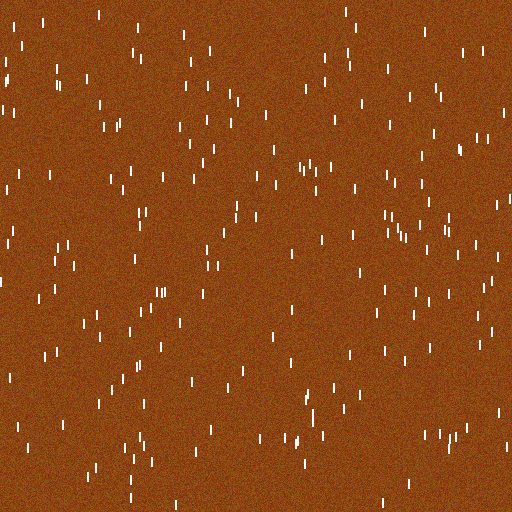
#> input picture sticks-spatial/compare_spec/staples_200_nt.png, 512 x 512 px
$ python compare.py
#> lines starting #> are read from the running program, lines starting #| are printed output that depends on the picture
import numpy as np
import cv2
from numpy.fft import fft2, fftshift, ifft2, ifftshift
import matplotlib.pyplot as plt

def apply_fourier_transform(image):
    f_transform = fft2(image)
    f_shift = fftshift(f_transform)
    magnitude_spectrum = 20 * np.log(np.abs(f_shift))
    return f_shift, magnitude_spectrum

def apply_high_pass_filter(f_shift, size):
    rows, cols = f_shift.shape
    crow, ccol = rows // 2, cols // 2
    mask = np.ones((rows, cols), np.uint8)
    mask[crow-size:crow+size, ccol-size:ccol+size] = 0
    f_shift_high_pass = f_shift * mask
    return f_shift_high_pass

def inverse_fourier_transform(f_shift_high_pass):
    f_ishift = ifftshift(f_shift_high_pass)
    img_back = ifft2(f_ishift)
    img_back = np.abs(img_back)
    return img_back

def count_staples(img_back):
    _, thresh = cv2.threshold(img_back, 127, 255, cv2.THRESH_BINARY)
    contours, _ = cv2.findContours(thresh.astype(np.uint8), cv2.RETR_EXTERNAL, cv2.CHAIN_APPROX_SIMPLE)
    return len(contours), thresh

def visualize_results(images, titles, output_filename):
    plt.figure(figsize=(15, 5))
    for i, (image, title) in enumerate(zip(images, titles)):
        plt.subplot(1, len(images), i+1), plt.imshow(image, cmap='gray'), plt.title(title)
        plt.axis('off')
    plt.suptitle(output_filename)  # Set the figure's super title to be the output filename
    plt.savefig(output_filename)  # Save the figure with the specified filename
    plt.close()  # Close the figure after saving to free memory

def experiment(image_path, output_filename):
    # Read the image
    image = cv2.imread(image_path, cv2.IMREAD_GRAYSCALE)

    # Fourier transform and magnitude spectrum
    f_shift, magnitude_spectrum = apply_fourier_transform(image)

    # Apply high-pass filter
    f_shift_high_pass = apply_high_pass_filter(f_shift, size=30)  # Example size, adjust as needed

    # Inverse Fourier Transform to spatial domain
    img_back = inverse_fourier_transform(f_shift_high_pass)

    # Count staples and get the thresholded image
    count, thresh = count_staples(img_back)

    # Visualize the results
    visualize_results(
        [image, magnitude_spectrum, np.log(np.abs(f_shift_high_pass)), thresh],
        ['Original Image', 'Magnitude Spectrum', 'High-Pass Filtered Spectrum', 'Detected Staples'],
        output_filename  # Pass the output filename to the function
    )

    print(f"Detected staple count: {count}")

# Perform the experiment on both types of images
experiment('staples_200_nt.png', 'staples_200_nt_output.png')
#> in count_staples, `_, thresh = cv2.threshold(img_back, 127, 255, cv2.THRESH_BINARY)`:
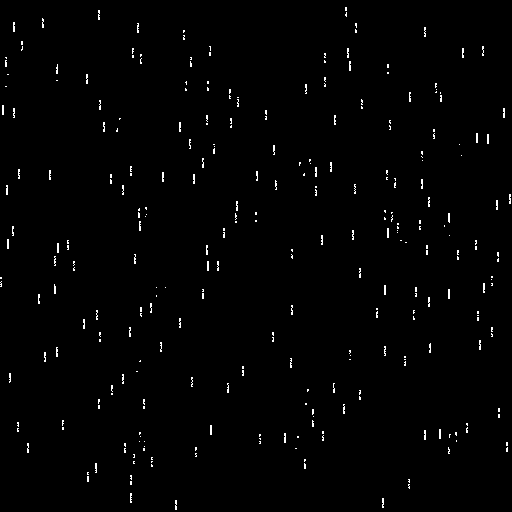
#> thresh: shape (512, 512) float64; 1.1% white in thin lines or dots
#> in count_staples, `contours, _ = cv2.findContours(thresh.astype(np.uint8), cv2.RETR_EXTER..`: contours = 298 contours, all with area under 20
#> in experiment, `count, thresh = count_staples(img_back)`: count = 298
#> the loop in visualize_results, `for i, (image, title) in enumerate(zip(images, titles)):` made 4 passes
#> title on passes 1 to 4: 'Original Image', 'Magnitude Spectrum', 'High-Pass Filtered Spectrum', 'Detected Staples'
#| Detected staple count: 298
experiment('staples_200.png', 'staples_200_output.png')
#> call 2 of experiment, with image_path = 'staples_200.png', output_filename = 'staples_200_output.png'
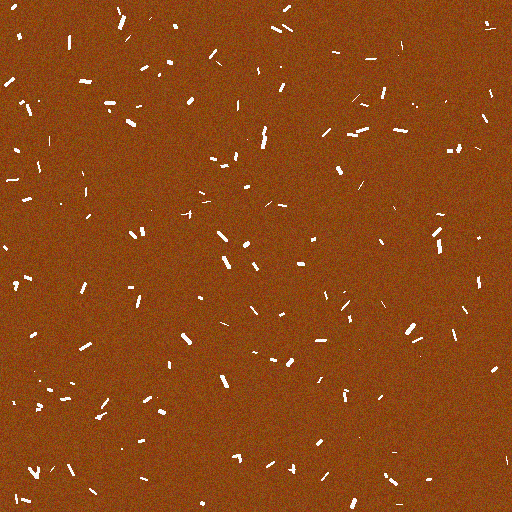
#> input picture sticks-spatial/compare_spec/staples_200.png, 512 x 512 px
#> in experiment (call 2), `image = cv2.imread(image_path, cv2.IMREAD_GRAYSCALE)`:
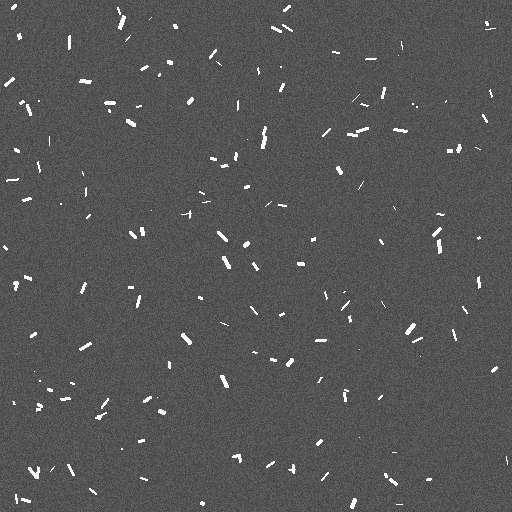
#> image: shape (512, 512); min 59, max 255, mean 85.6
#> in apply_fourier_transform (call 2), `magnitude_spectrum = 20 * np.log(np.abs(f_shift))`:
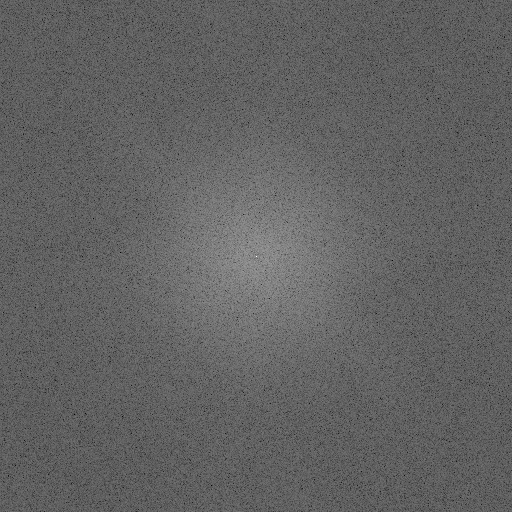
#> magnitude_spectrum: shape (512, 512) float64; min 70.12, max 338.5, mean 174; drawn with min black and max white
#> in inverse_fourier_transform (call 2), `img_back = np.abs(img_back)`:
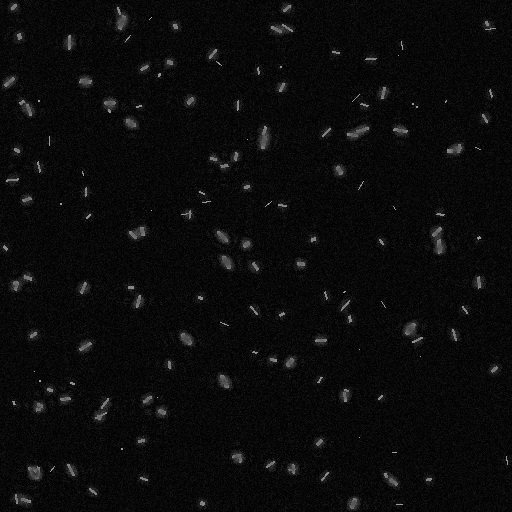
#> img_back: shape (512, 512) float64; min 0.00908, max 174.4, mean 11.5
#> in count_staples (call 2), `_, thresh = cv2.threshold(img_back, 127, 255, cv2.THRESH_BINARY)`:
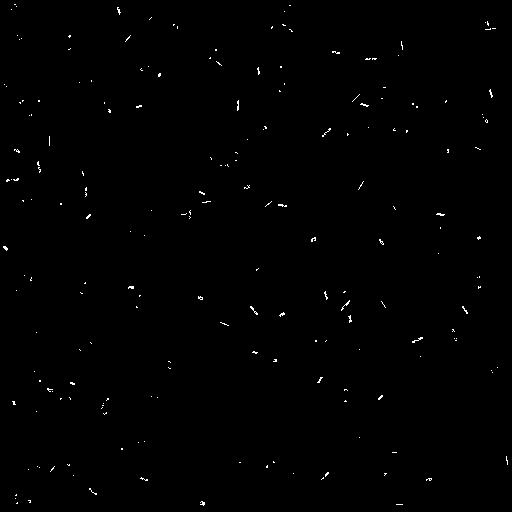
#> thresh: shape (512, 512) float64; 0.43% white in thin lines or dots
#> in count_staples (call 2), `contours, _ = cv2.findContours(thresh.astype(np.uint8), cv2.RETR_EXTER..`: contours = 200 contours, all with area under 20
#> in experiment (call 2), `count, thresh = count_staples(img_back)`: count = 200
#> call 2 of visualize_results, with output_filename = 'staples_200_output.png'
#> the loop in visualize_results (call 2), `for i, (image, title) in enumerate(zip(images, titles)):` made 4 passes
#> in visualize_results (call 2), `plt.savefig(output_filename)`:
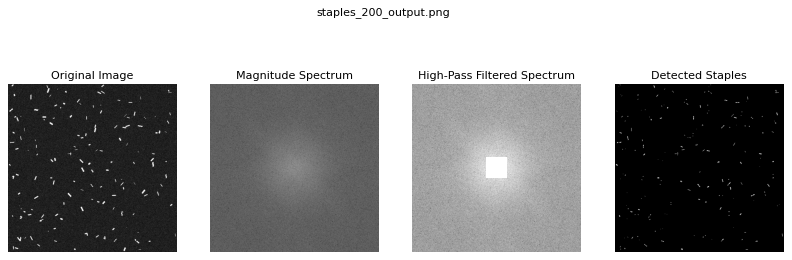
#> figure drawn by matplotlib, 4 panels
#| Detected staple count: 200
